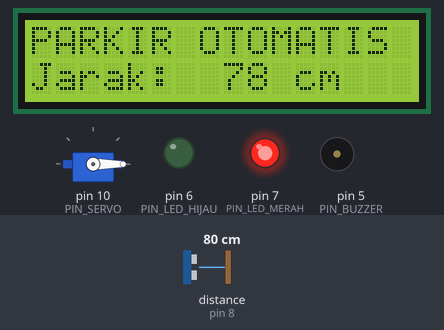
Simulated run of this sketch. Board: Arduino Uno, built with avr-gcc and run on an emulated ATmega328P. On the bench: servo, 16×2 character LCD, output pins drawn as LEDs (lit = HIGH), buzzer (waves = sounding). Wiring (from diagram.json): ultrasonic range finder: trigger pin 9; echo pin 8. Inputs (shaded band) come from the test bench; at power-on: distance to the obstacle (sensor on pin 8) 80 cm. The echo pulse lasts 58.3 µs per cm; pins used as bus, display or sensor lines are not drawn; what the sketch prints to the serial monitor is not drawn.

Above: at 2.7 s.
2.8 s: distance to the obstacle (sensor on pin 8) set to 24 cm
At 4.1 s:
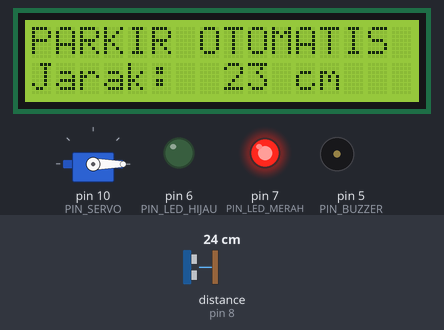
4.4 s: distance to the obstacle (sensor on pin 8) set to 19 cm
At 5.1 s:
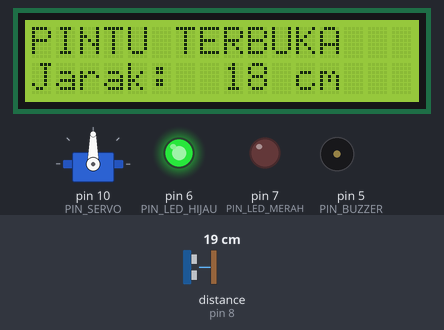
6.0 s: distance to the obstacle (sensor on pin 8) set to 33 cm
At 6.8 s:
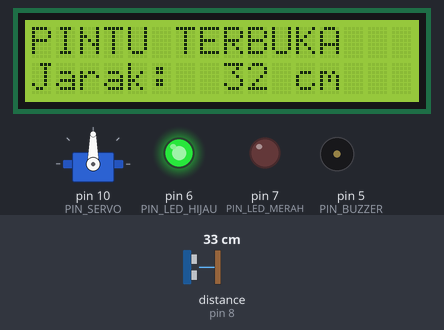
7.6 s: distance to the obstacle (sensor on pin 8) set to 41 cm
At 9.6 s:
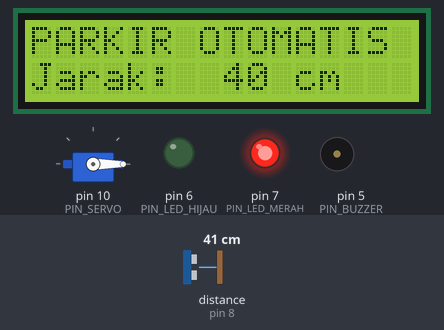
Timing chart, 0 to 11.1 s (numbered marks = the images above; inputs shaded):
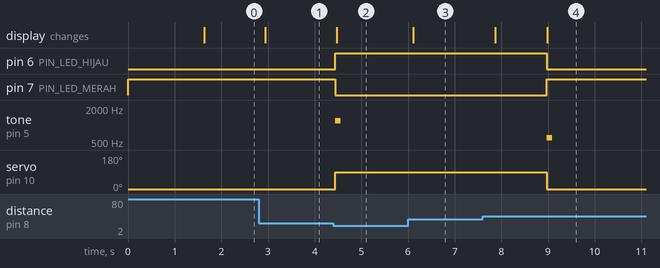

Measured:
- the behaviour switches between 22 and 21 cm on distance to the obstacle (sensor on pin 8) (found by bisection; images 1 and 2)
- the behaviour switches between 36 and 37 cm on distance to the obstacle (sensor on pin 8) (found by bisection; images 3 and 4)
- after the input at 2.8 s, the display: changes after 0.14 s (image 1)
- after the input at 4.4 s, pin 6 (PIN_LED_HIJAU): LOW → HIGH at once; pin 7 (PIN_LED_MERAH): HIGH → LOW at once; tone on pin 5 (PIN_BUZZER): silent → 1200 Hz at once, → silent 0.12 s later; servo on pin 10 (PIN_SERVO): 0° → 90° at once; the display: changes after 0.07 s (image 2)
- after the input at 6.0 s, the display: changes after 0.11 s (image 3)
- after the input at 7.6 s, the display: first changes after 0.27 s (image 4 shows a later state)

The sketch:

ParkirOtomatis.ino
```cpp
/*
 * Parkir Otomatis
 * ----------------
 * Palang parkir otomatis memakai sensor ultrasonik HC-SR04 dan servo.
 *
 * Cara kerja:
 *   - Jika jarak kendaraan <= 20 cm, palang terbuka (servo 90 derajat),
 *     LED hijau menyala, dan buzzer berbunyi sekali.
 *   - Palang tetap terbuka selama kendaraan berada dekat sensor.
 *   - Tiga detik setelah kendaraan menjauh, palang menutup kembali.
 *
 * Board  : Arduino Uno
 * Wokwi  : ubah nilai jarak dengan mengklik sensor HC-SR04 saat simulasi
 * Serial : 9600 baud
 */

#include <Wire.h>
#include <LiquidCrystal_I2C.h>
#include <Servo.h>

LiquidCrystal_I2C lcd(0x27, 16, 2);
Servo palang;

const uint8_t PIN_TRIG       = 9;
const uint8_t PIN_ECHO       = 8;
const uint8_t PIN_SERVO      = 10;
const uint8_t PIN_LED_HIJAU  = 6;
const uint8_t PIN_LED_MERAH  = 7;
const uint8_t PIN_BUZZER     = 5;

const int JARAK_BUKA_CM      = 20;
const unsigned long TAHAN_BUKA_MS = 3000;
const unsigned long JEDA_LCD_MS   = 250;
const unsigned long JEDA_SERIAL_MS = 1000;

bool terbuka = false;
int jarakTerakhir = 400;
unsigned long waktuObjekTerakhir = 0;
unsigned long waktuLcd = 0;
unsigned long waktuSerial = 0;

int ukurJarak() {
  digitalWrite(PIN_TRIG, LOW);
  delayMicroseconds(2);
  digitalWrite(PIN_TRIG, HIGH);
  delayMicroseconds(10);
  digitalWrite(PIN_TRIG, LOW);

  unsigned long durasi = pulseIn(PIN_ECHO, HIGH, 30000UL);
  if (durasi == 0) {
    return 400;                       // tidak ada pantulan
  }
  return (int)(durasi * 0.034 / 2);   // konversi ke centimeter
}

void tampilLcd() {
  char baris0[17];
  char baris1[17];

  snprintf(baris0, sizeof(baris0), "%-16s",
           terbuka ? "PINTU TERBUKA" : "PARKIR OTOMATIS");
  snprintf(baris1, sizeof(baris1), "Jarak: %3d cm   ", jarakTerakhir);

  lcd.setCursor(0, 0);
  lcd.print(baris0);
  lcd.setCursor(0, 1);
  lcd.print(baris1);
}

void bukaPalang() {
  terbuka = true;
  palang.write(90);
  digitalWrite(PIN_LED_HIJAU, HIGH);
  digitalWrite(PIN_LED_MERAH, LOW);
  tone(PIN_BUZZER, 1200, 120);
  Serial.println("Palang DIBUKA - silakan masuk.");
  tampilLcd();
}

void tutupPalang() {
  terbuka = false;
  palang.write(0);
  digitalWrite(PIN_LED_HIJAU, LOW);
  digitalWrite(PIN_LED_MERAH, HIGH);
  tone(PIN_BUZZER, 600, 120);
  Serial.println("Palang DITUTUP - area aman.");
  tampilLcd();
}

void setup() {
  Serial.begin(9600);
  Serial.println();
  Serial.println("=== Parkir Otomatis ===");
  Serial.println("Palang tertutup. Menunggu kendaraan...");

  pinMode(PIN_TRIG, OUTPUT);
  pinMode(PIN_ECHO, INPUT);
  pinMode(PIN_LED_HIJAU, OUTPUT);
  pinMode(PIN_LED_MERAH, OUTPUT);
  pinMode(PIN_BUZZER, OUTPUT);

  palang.attach(PIN_SERVO);
  palang.write(0);                    // posisi awal: tertutup

  digitalWrite(PIN_LED_HIJAU, LOW);
  digitalWrite(PIN_LED_MERAH, HIGH);

  lcd.init();
  lcd.backlight();
  lcd.setCursor(0, 0);
  lcd.print("Parkir Otomatis");
  lcd.setCursor(0, 1);
  lcd.print("Sistem Siap...");
  delay(1500);
}

void loop() {
  jarakTerakhir = ukurJarak();

  if (jarakTerakhir > 0 && jarakTerakhir <= JARAK_BUKA_CM) {
    waktuObjekTerakhir = millis();
    if (!terbuka) {
      bukaPalang();
    }
  } else if (terbuka && (millis() - waktuObjekTerakhir >= TAHAN_BUKA_MS)) {
    tutupPalang();
  }

  if (millis() - waktuLcd >= JEDA_LCD_MS) {
    waktuLcd = millis();
    tampilLcd();
  }

  if (millis() - waktuSerial >= JEDA_SERIAL_MS) {
    waktuSerial = millis();
    Serial.print("Jarak: ");
    Serial.print(jarakTerakhir);
    Serial.print(" cm | Palang: ");
    Serial.println(terbuka ? "TERBUKA" : "TERTUTUP");
  }

  delay(50);
}
```
